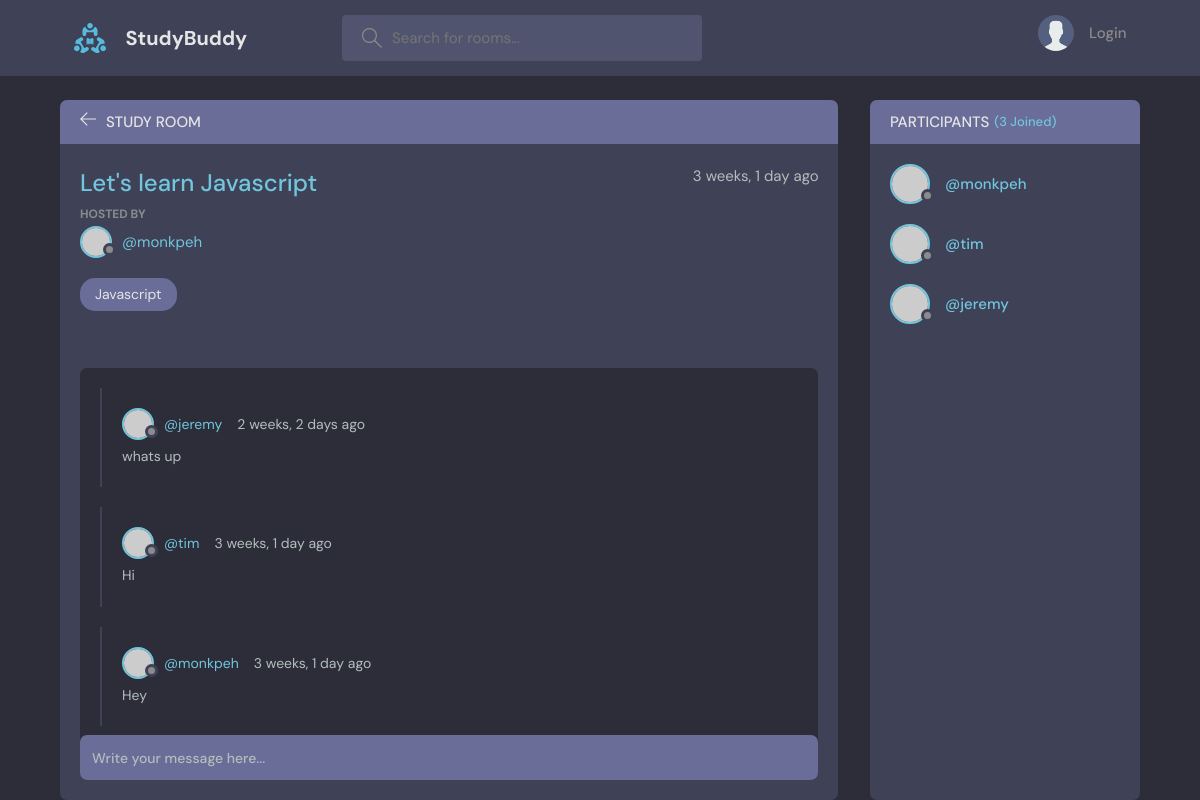
The app's page /room_page/1/ with its own data.
### base/models.py (models this page shows, shortened)
class Room(models.Model):
    host = models.ForeignKey(User, on_delete=models.SET_NULL, null=True)
    topic = models.ForeignKey(Topic, on_delete=models.SET_NULL, null=True)
    name = models.CharField(max_length=200)
    description = models.TextField(null=True, blank=True)
    participants = models.ManyToManyField(
        User, related_name='participants', blank=True)
    updated = models.DateTimeField(auto_now=True)
    created = models.DateTimeField(auto_now_add=True)
    class Meta:
        ordering = ['-updated', '-created']

class Topic(models.Model):
    name = models.CharField(max_length=200)

class Message(models.Model):
    user = models.ForeignKey(User, on_delete=models.CASCADE)
    room = models.ForeignKey(Room, on_delete=models.CASCADE)
    body = models.TextField()
    updated = models.DateTimeField(auto_now=True)
    created = models.DateTimeField(auto_now_add=True)
    class Meta:
        ordering = ['-updated', '-created']

### base/views.py (the view, shortened to what this page needs)
# urls.py: path('room_page/<str:pk>/', views.room, name='room'),
def room(request ,pk):
    room = Room.objects.get(id=pk)
    room_messages = room.message_set.all().order_by('-created')
    participants = room.participants.all()
    context = {'room':room, 'room_messages': room_messages,
               'participants':participants}
    return render(request, 'base/room.html', context)

### base/templates/base/room.html (shortened to what this page needs)
{% extends 'main.html' %}
{% block content %}
    <main class="profile-page layout layout--2">
      <div class="container">
        <div class="room">
          <div class="room__top">
            <div class="room__topLeft">
              <a href="{% url 'home' %}">
                <svg version="1.1" xmlns="http://www.w3.org/2000/svg" width="32" height="32" viewBox="0 0 32 32">
                  <title>arrow-left</title>
                  <path
                    d="M13.723 2.286l-13.723 13.714 13.719 13.714 1.616-1.611-10.96-10.96h27.625v-2.286h-27.625l10.965-10.965-1.616-1.607z"
                  ></path>
                </svg>
              </a>
              <h3>Study Room</h3>
            </div>
          </div>
          <div class="room__box scroll">
            <div class="room__header scroll">
              <div class="room__info">
                <h3>{{room.name}}</h3>
              <span>{{room.created|timesince}} ago</span>
              </div>
              <div class="room__hosted">
                <p>Hosted By</p>
                <a href="{% url 'user-profile' room.host.id %}" class="room__author">
                  <div class="avatar avatar--small">
                    <img src="https://randomuser.me/api/portraits/men/37.jpg" />
                  </div>
                  <span>@{{room.host.username}}</span>
                </a>
              </div>
              <span class="room__topics">{{room.topic.name}}</span>
            </div>
            <div class="room__conversation">
              <div class="threads scroll">
                {% for message in room_messages %}
                <div class="thread">
                  <div class="thread__top">
                    <div class="thread__author">
                      <a href="{% url 'user-profile' message.user.id %}" class="thread__authorInfo">
                        <div class="avatar avatar--small">
                          <img src="https://randomuser.me/api/portraits/men/37.jpg" />
                        </div>
                        <span>@{{message.user.username}}</span>
                      </a>
                      <span class="thread__date">{{message.created|timesince}}  ago</span>
                    </div>
                  </div>
                  <div class="thread__details">
                    {{message.body}}
                  </div>
                </div>
                {% endfor %}
              </div>
            </div>
          </div>
          <div class="room__message">
            <form action="#"><input name="" placeholder="Write your message here..." /></form>
          </div>
        </div>
        <div class="participants">
          <h3 class="participants__top">Participants <span>({{room.participants.count}} Joined)</span></h3>
          <div class="participants__list scroll">
            {% for user in participants %}
            <a href="{% url 'user-profile' user.id %}" class="participant">
              <div class="avatar avatar--medium">
                <img src="https://randomuser.me/api/portraits/men/37.jpg" />
              </div>
              <p>
                <span>@{{user.username}}</span>
              </p>
            </a>
            {% endfor %}
          </div>
        </div>
      </div>
    </main>
{% endblock content %}

### records on screen
Room: name "Let's learn Javascript", created "3 weeks, 1 day", host.username "monkpeh", topic.name "Javascript", participants.count "3"
Message: user.username "jeremy", created "2 weeks, 2 days", body "whats up"
Message: user.username "tim", created "3 weeks, 1 day", body "Hi"
Message: user.username "monkpeh", created "3 weeks, 1 day", body "Hey"

### other values on screen
{{ user.username }} "monkpeh"
{{ user.username }} "tim"
{{ user.username }} "jeremy"
